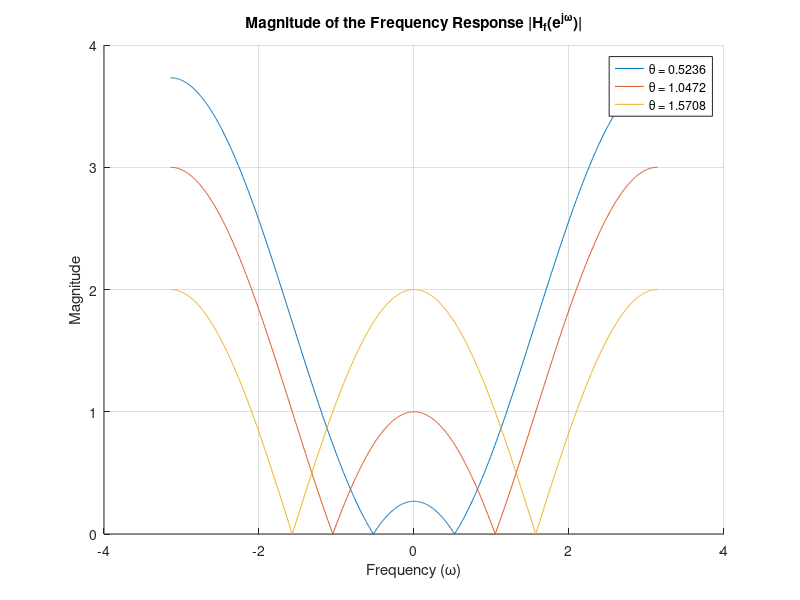

The MATLAB script that drew this image:
% Define the values of theta
theta_vals = [pi/6, pi/3, pi/2];

% Frequency range from -pi to pi
omega = linspace(-pi, pi, 1000);

figure;
hold on;

for i = 1:length(theta_vals)
    theta = theta_vals(i);
    
    Hf = 1 - 2*cos(theta)*exp(-1i*omega) + exp(-2i*omega);
    
    Hf_magnitude = abs(Hf);
    
    plot(omega, Hf_magnitude, 'DisplayName', ['\theta = ', num2str(theta)]);
end


title('Magnitude of the Frequency Response |H_f(e^{j\omega})|');
xlabel('Frequency (\omega)');
ylabel('Magnitude');
legend;
grid on;
hold off;
